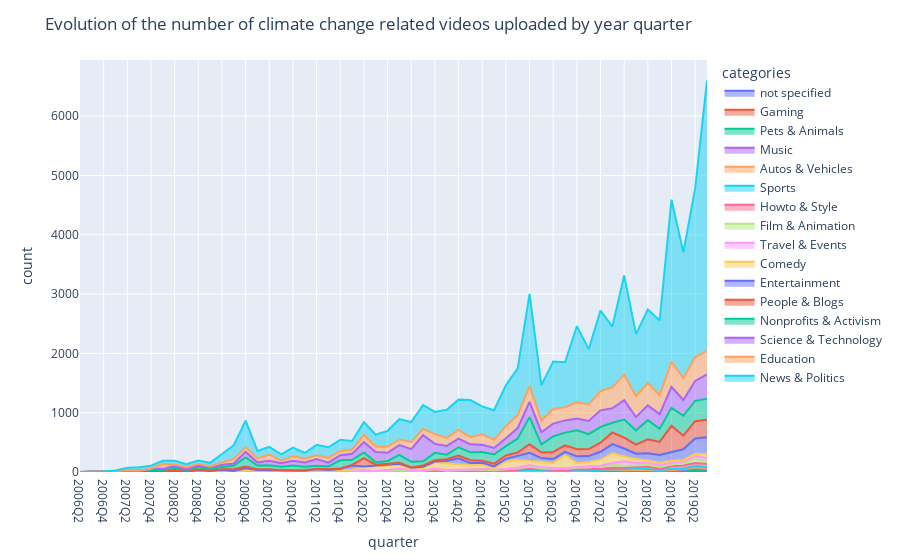
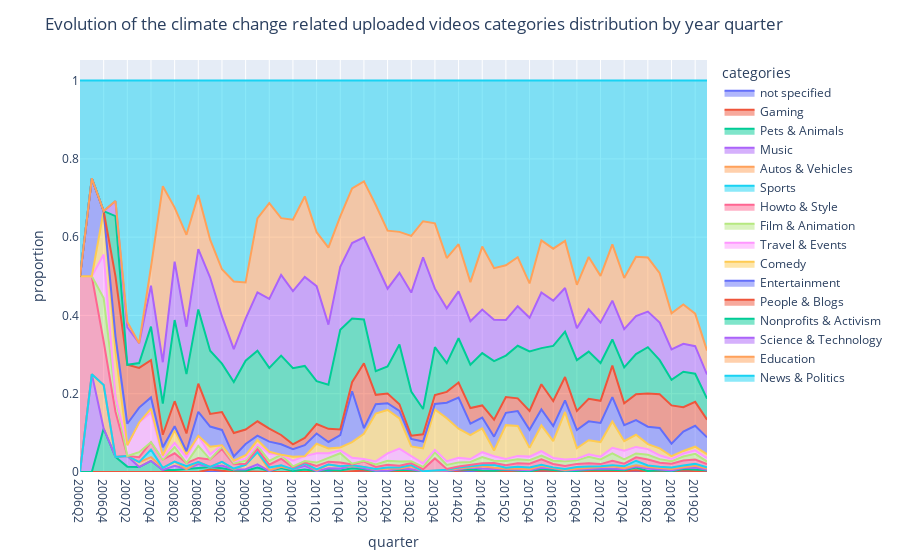

Notebook cell for these charts, in order:
### Code cell
climate_videos_df['quarter'] = pd.to_datetime(climate_videos_df['upload_date']).dt.to_period('Q')

evolution_category_counts_climate = (climate_videos_df[['categories', 'quarter', 'display_id']].groupby(
                                                                    ['categories', 'quarter']).aggregate(
                                                                    'count')).unstack(
                                                                    fill_value=0).stack().reset_index() #add 0 values when there is no video in a category for a given time


evolution_category_counts_climate = evolution_category_counts_climate.rename(columns={'display_id': 'count'})
evolution_category_counts_climate['quarter'] = evolution_category_counts_climate['quarter'].astype(str)
evolution_category_counts_climate = evolution_category_counts_climate

fig = px.area(evolution_category_counts_climate.reset_index(), x="quarter", y="count", color="categories", category_orders={"categories":categories.to_list()[::-1]})
fig.update_layout(title="Evolution of the number of climate change related videos uploaded by year quarter")
fig.show()

total_counts = evolution_category_counts_climate.groupby('quarter')['count'].sum() #number of videos added per time unit
evolution_category_counts_climate['proportion'] = evolution_category_counts_climate.apply(lambda row: row['count']/total_counts[row['quarter']], axis=1)

fig = px.area(evolution_category_counts_climate.reset_index(), x="quarter", y="proportion", color="categories", category_orders={"categories":categories.to_list()[::-1]})
fig.update_layout(title="Evolution of the climate change related uploaded videos categories distribution by year quarter")
fig.show()
